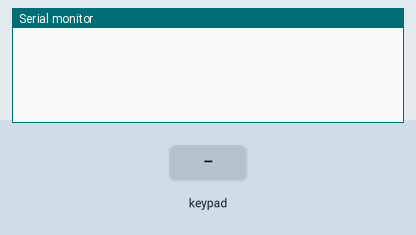
The sketch below on a simulated Arduino Mega 2560, built with avr-gcc and run on an emulated ATmega2560. Parts: the last lines printed to the serial monitor. The test bench sets the inputs (shaded band).

Above: at 1.2 s.
1.3 s: key 'F' pressed
At 1.8 s:
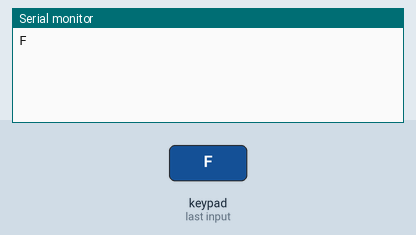
2.8 s: keypad keys 2 5 2 4 2 3 2 2 pressed 0.4 s apart
At 6.5 s:
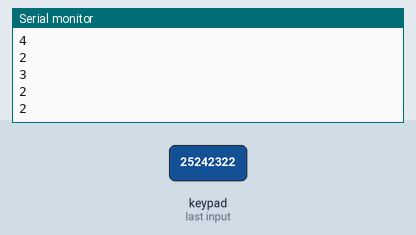
7.5 s: key 'E' pressed
At 8.7 s:
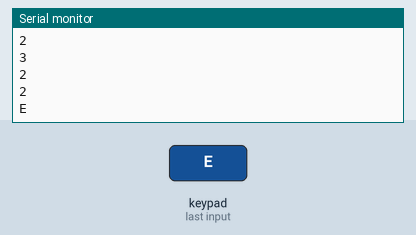
9.0 s: keypad keys 2 5 2 4 2 3 2 2 A pressed 0.4 s apart
At 13.7 s:
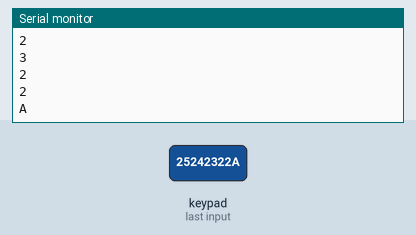
14.1 s: key 'D' pressed
At 15.1 s:
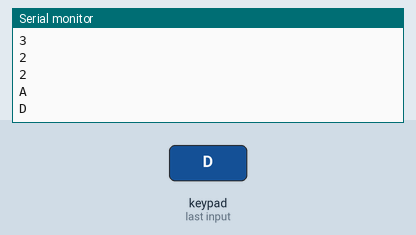
15.6 s: key 'C' pressed
At 16.4 s:
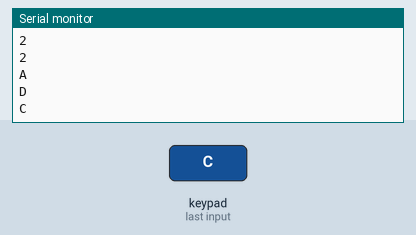
Timing chart, 0 to 18.1 s (numbered marks = the images above; inputs shaded):
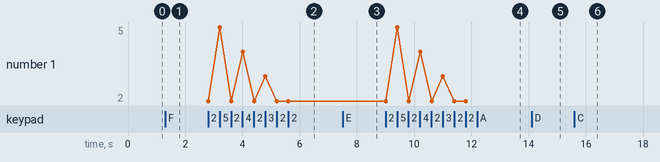

The sketch:

ex2_9.ino
```cpp
#include <Keypad.h>

const byte ROWS = 4;
const byte COLS = 4;
char hexaKeys[ROWS][COLS] = {
                              {'F','E','D','C'},
                              {'B','3','6','9'},
                              {'A','2','5','8'},
                              {'0','1','4','7'}};
byte rowPins[ROWS]={25,24,23,22};
byte colPins[ROWS]={29,28,27,26};
Keypad customKeypad = Keypad(makeKeymap(hexaKeys),rowPins,colPins,ROWS,COLS);

void setup() {
  // put your setup code here, to run once:
  Serial.begin(9600);
}

void loop() {
  // put your main code here, to run repeatedly:
  char customKey = customKeypad.getKey();
  if(customKey){
    Serial.println(customKey);
  }
}
```

Measured:
- after the input at 1.3 s, the serial monitor: prints a new line at once (image 1)
- after the input at 2.8 s, the serial monitor: prints a new line at once (image 2)
- after the input at 7.5 s, the serial monitor: prints a new line at once (image 3)
- after the input at 9.0 s, the serial monitor: prints a new line at once (image 4)
- after the input at 14.1 s, the serial monitor: prints a new line at once (image 5)
- after the input at 15.6 s, the serial monitor: prints a new line at once (image 6)
